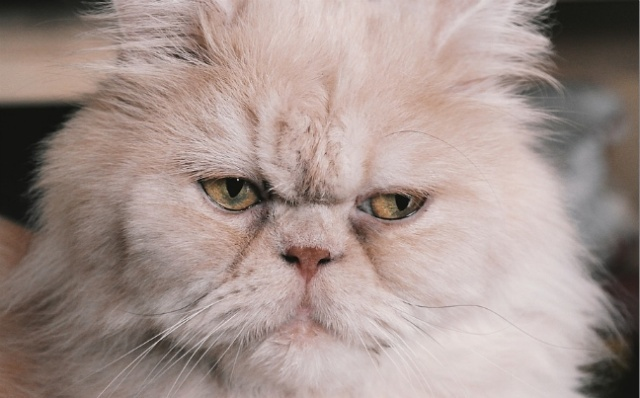
#> input picture day09/coby.jpg, 640 x 398 px, found by its file name
$ python p60_opencv.py
#> lines starting #> are read from the running program, lines starting #| are printed output that depends on the picture; after the words box and inside, x2 and y2 are one past the last pixel; in counts of white or black regions, pixels touching at a corner belong together
# file: p60_opencv.py
# desc: OpenCV 이미지 처리 계속

import cv2

image = cv2.imread('./day09/coby.jpg',cv2.IMREAD_UNCHANGED) #원본
#> image is the input picture: shape (398, 640, 3); mean B, G, R 141, 146.4, 163.4
dst = cv2.flip(image,1) # 0:위아래 반전, 1:좌우반전
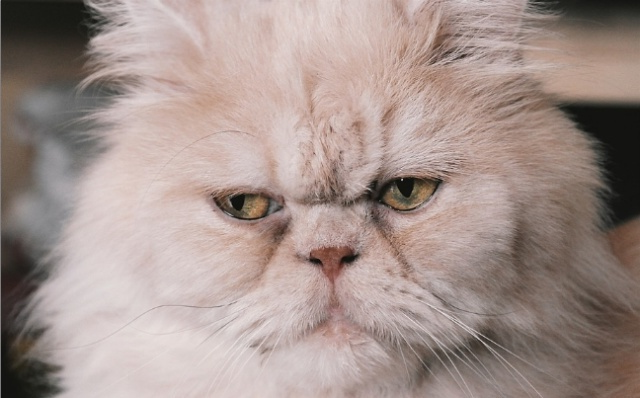
#> dst: shape (398, 640, 3); mean B, G, R 141, 146.4, 163.4

height, width, channel = image.shape
#> height = 398; width = 640; channel = 3
matrix = cv2.getRotationMatrix2D((width/2, height/2), 90, -1) # 세번째 옵션, scale -1 = CW(시계방향), 1= CCW(반시계방향), 2이상(배율)
thrd = cv2.warpAffine(image,matrix, (width,height))
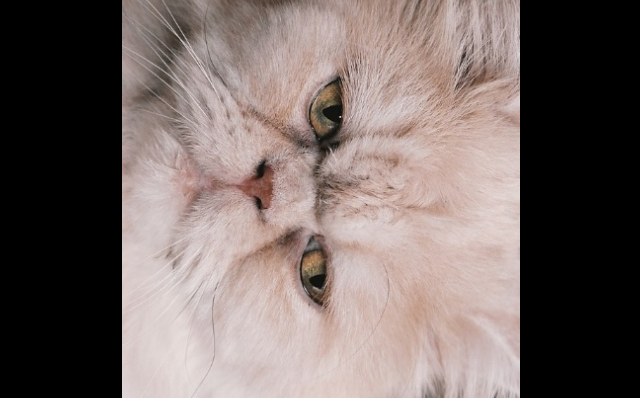
#> thrd: shape (398, 640, 3); mean B, G, R 100.9, 104.1, 116.7

reverse= cv2.bitwise_not(image) # 역상, 반전색
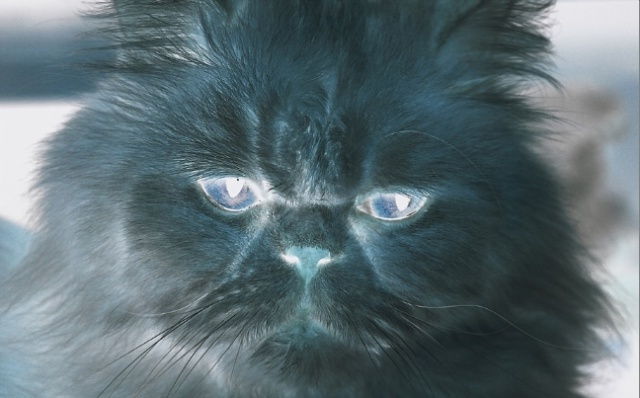
#> reverse: shape (398, 640, 3); mean B, G, R 114, 108.6, 91.6
gray = cv2.cvtColor(image, cv2.COLOR_BGR2GRAY) # 그레이스케리
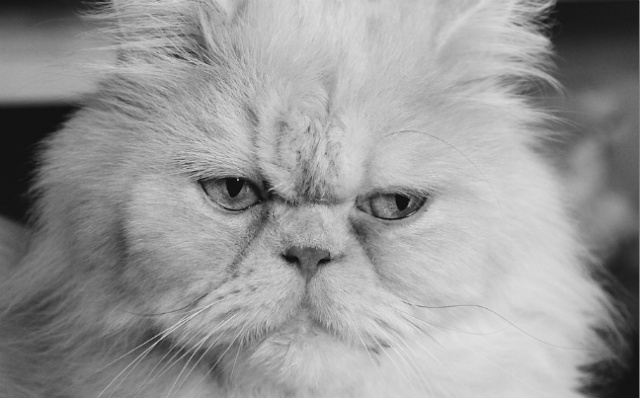
#> gray: shape (398, 640); min 10, max 229, mean 150.9
ret, bny = cv2.threshold(gray, 100, 255, cv2.THRESH_BINARY) #이진화(0또는 1)
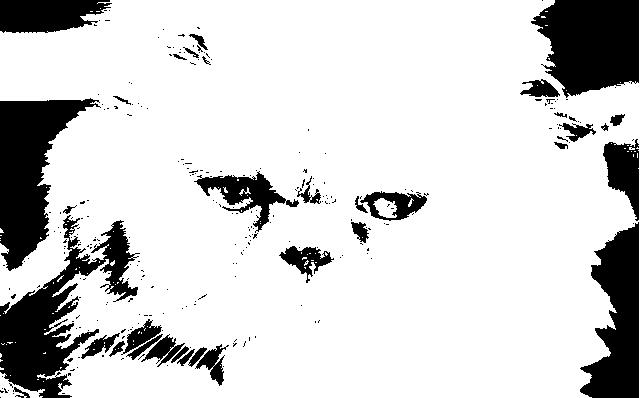
#> bny: shape (398, 640); 82.3% white; 275 black regions (241 under 20 px), largest, box (x1, y1, x2, y2) and area: (0, 215, 140, 398) 8891, (0, 98, 101, 271) 8244, (531, 0, 639, 98) 8054

cv2.imshow('Coby the cat', image)
cv2.imshow('Flip',dst)
cv2.imshow('Rotation',thrd)
cv2.imshow('Reverse',reverse)
cv2.imshow('Gray',gray)
cv2.imshow('Binary',bny)

cv2.waitKey(0)
cv2.destroyAllWindows()

$ run again, with day09/tropical_beach.jpg copied over day09/coby.jpg
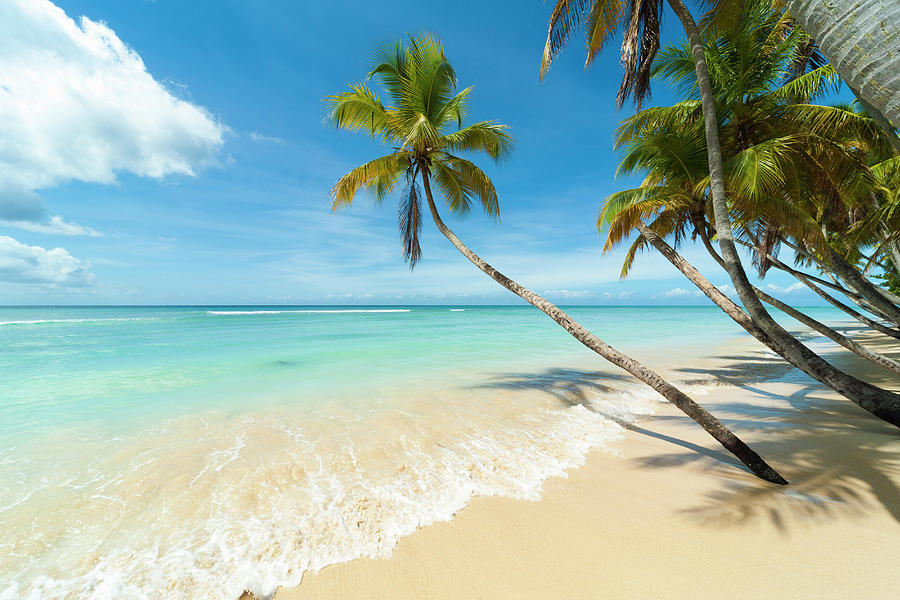
#> input picture day09/tropical_beach.jpg, 900 x 600 px, found by its file name
#> image is the input picture: shape (600, 900, 3); mean B, G, R 172.2, 178.7, 150
#> `gray = cv2.cvtColor(image, cv2.COLOR_BGR2GRAY)`:
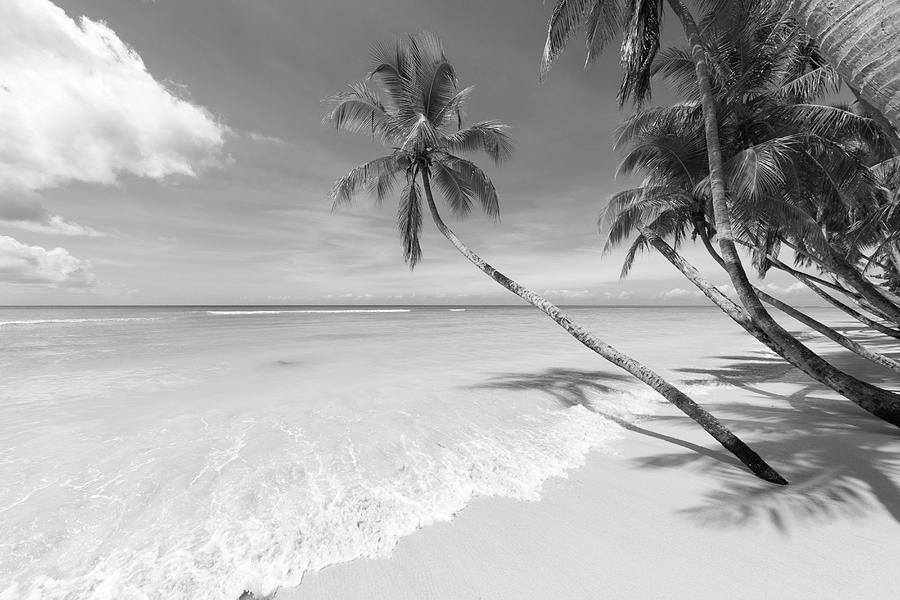
#> gray: shape (600, 900); min 0, max 255, mean 169.4
#> `ret, bny = cv2.threshold(gray, 100, 255, cv2.THRESH_BINARY)`:
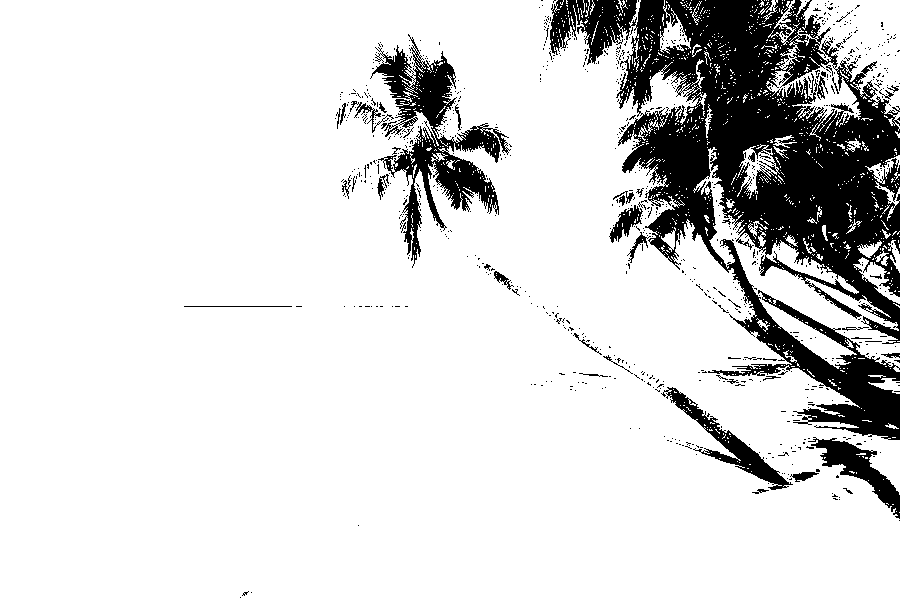
#> bny: shape (600, 900); 85.1% white; 832 black regions (791 under 20 px), largest, box (x1, y1, x2, y2) and area: (550, 0, 900, 440) 62158, (370, 34, 511, 268) 8932, (661, 387, 793, 490) 2310
